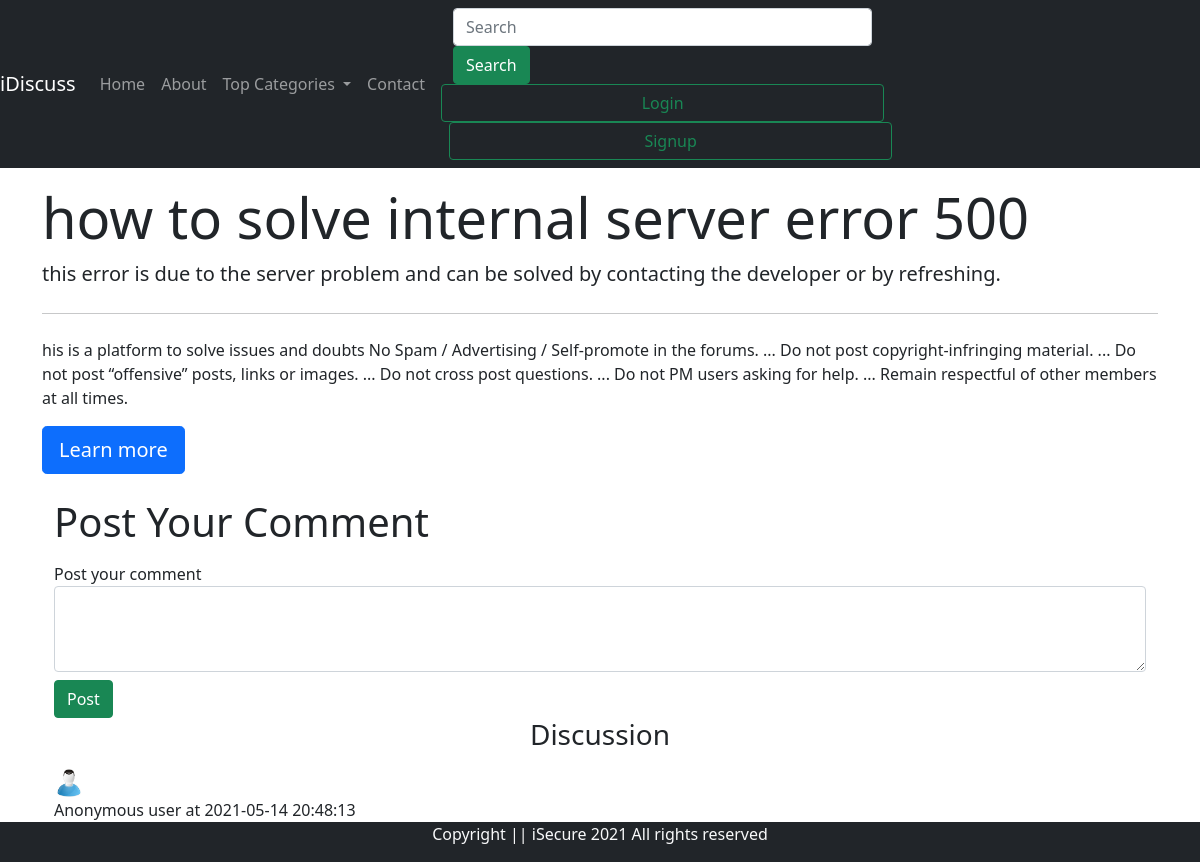
/forum/thread.php?threadid=2, run on the app's committed database.
### tables this page shows
CREATE TABLE `thread` (
  `thread_id` int(11) NOT NULL,
  `thread_title` varchar(300) NOT NULL,
  `thread_desc` text NOT NULL,
  `thread_cat_id` int(11) NOT NULL,
  `thread_user_id` int(11) NOT NULL,
  `time` datetime NOT NULL DEFAULT current_timestamp()
);

CREATE TABLE `comment` (
  `comment_id` int(8) NOT NULL,
  `comment_content` text NOT NULL,
  `comment_by` int(20) NOT NULL,
  `thread_id` int(8) NOT NULL,
  `comment_time` timestamp NOT NULL DEFAULT current_timestamp()
);

### forum/thread.php (the view, shortened to what this page needs)
<!doctype html>
<html lang="en">
<head>
    <link href="https://cdn.jsdelivr.net/npm/bootstrap@5.0.0/dist/css/bootstrap.min.css" rel="stylesheet"
>
</head>
<body>
    <?php include"partials/_header.php" ?>
    <?php include"partials/_dbconnect.php" ?>
    <?php
    $id=$_GET['threadid'];
    $sql ="SELECT * FROM `thread` WHERE thread_id=$id";
    $result =mysqli_query($conn, $sql);
    while($row =mysqli_fetch_assoc($result)){
        $title= $row['thread_title'];
        $desc =$row['thread_desc'];
    }
    ?>
    <div class="container my-3">
        <div class="jumbotron ">
            <h1 class="display-4"><?php echo $title;?></h1>
            <p class="lead"><?php echo $desc; ?></p>
            <hr class="my-4">
            <p>his is a platform to solve issues and doubts
                No Spam / Advertising / Self-promote in the forums. ...
                Do not post copyright-infringing material. ...
                Do not post “offensive” posts, links or images. ...
                Do not cross post questions. ...
                Do not PM users asking for help. ...
                Remain respectful of other members at all times.
            </p>
            <a class="btn btn-primary btn-lg" href="#" role="button">Learn more</a>
        </div>
        <div class="container">
            <h1 class="py-2">Post Your Comment </h2>
                <form action="<?php echo $_SERVER['REQUEST_URI']?>" method="post">
                    <div class="form-group mt-2">
                        <label for="exampleFormControlTextarea1">Post your comment</label>
                        <textarea class="form-control" id="comment" name="comment" rows="3"></textarea>
                    </div>
                    <button type="submit" class="btn btn-success mt-2">Post</button>
                </form>
        </div>
        <div class="ques container" id="ques">
            <h3 class="text-center">Discussion</h3>
            <?php
    $id=$_GET['threadid'];
    $sql ="SELECT * FROM `comment` where thread_id=$id";
    $result =mysqli_query($conn, $sql);
    while($row =mysqli_fetch_assoc($result)){
        $content= $row['comment_content'];
        $comment_time = $row['comment_time'];
       echo '<div class="media">
        <img class="align-self-center mr-3 mt-2 " src="img/user.jpg" width="30px;" alt="..">
        <div class="media-body" style="float:center;">
          <p class="font-weight-bold my-0">Anonymous user at ' . $comment_time . ' </p>
            ' . $content. '
        </div>
    </div>';
    }
    ?>
        <?php include"partials/footer.php" ?>
</body>
</html>

### data on the page
thread: thread_title "how to solve internal server error 500", thread_desc "this error is due to the server problem and can be solved by contacting the developer or by refreshing."
comment: comment_time "2021-05-14 20:48:13"
